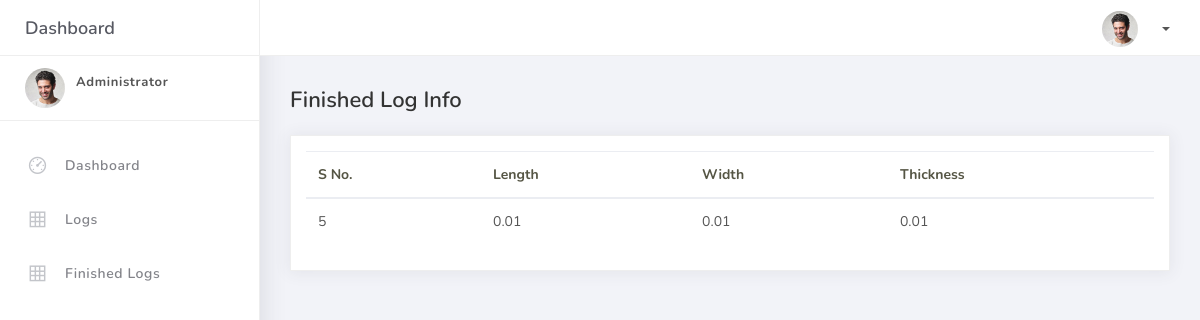
The page /finishedlogs/ on the database its author committed.
### core/models.py (models this page shows, shortened)
class FinishedLog(models.Model):
    log = models.ForeignKey(Log, on_delete=models.CASCADE)
    length = models.DecimalField(max_digits=20, decimal_places=2, default=0, null=True, blank=True)
    width = models.DecimalField(max_digits=20, decimal_places=2, default=0, null=True, blank=True)
    thickness = models.DecimalField(max_digits=20, decimal_places=2, default=0, null=True, blank=True)
    cft = models.DecimalField(max_digits=20, decimal_places=2, default=0, null=True, blank=True)
    reference_id = models.IntegerField(default=0)

### core/views.py (the view)
# urls.py: path('finishedlogs/', FinishedListView.as_view(), name='finishedlogs_list'),
class FinishedListView(View):
    def get(self, request):
        finished_log = FinishedLog.objects.all()
        return render(request, 'finishedlogstable.html', {'finishedlog': finished_log})

### core/templates/finishedlogstable.html
{% extends 'base.html' %}
{% load static %}
{% block content %}
<div class="main-panel">
    <div class="content">
        <div class="container-fluid">
            <h4 class="page-title">Finished Log Info</h4>
            <div class="row">
                <div class="col-md-12">
                    <div class="card">
                       <div class="card-body">
                            <div class="table-responsive">
                                <table id="myTable" class="table table-condensed">
                                    <thead>
                                        <tr>
                                            <th scope="col">S No.</th>
                                            <th scope="col">Length</th>
                                            <th scope="col">Width</th>
                                            <th scope="col">Thickness</th>
                                        </tr>
                                    </thead>
                                    <tbody>
                                        {% for f_log in finishedlog %}
                                        <tr>
                                            <td>{{ f_log.id }}</td>
                                            <td>{{ f_log.length }}</td>
                                            <td>{{ f_log.width }}</td>
                                            <td>{{ f_log.thickness }}</td>
                                        </tr>
                                        {% empty %}
                                        <tr>
                                            <td colspan="4" class="text-center">No data available</td>
                                        </tr>
                                        {% endfor %}
                                    </tbody>
                                </table>
                            </div>
                        </div>
                    </div>
                </div>
            </div>
        </div>
    </div>
</div>
{% endblock %}

### rows shown on the page
FinishedLog: id "5", length "0.01", width "0.01", thickness "0.01"
